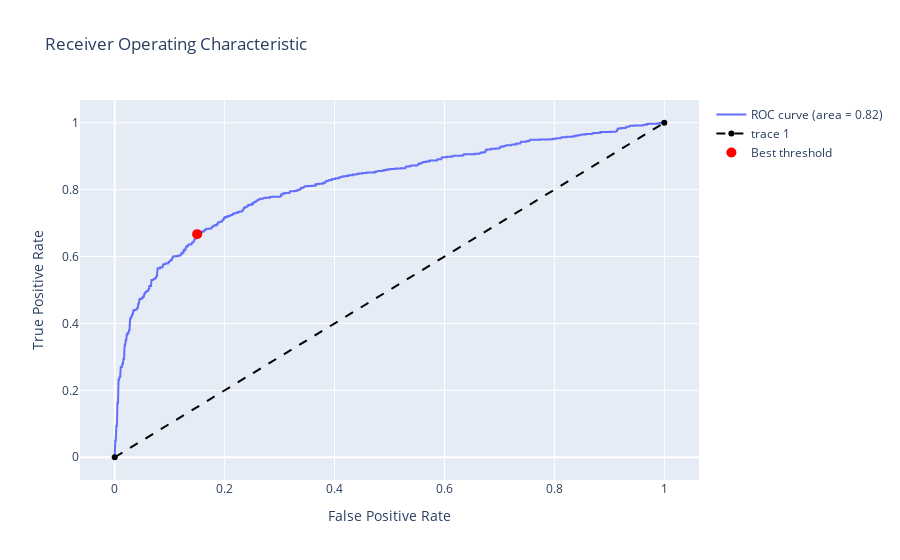

Source (notebook cell):
### Code cell
import numpy as np
from sklearn.metrics import roc_curve, auc
import plotly.graph_objects as go

# val_labels and val_scores_all need to be predefined with your validation data
#get all labels and scores
fpr, tpr, thresholds = roc_curve(df['ground_truth'], df['mean'])
roc_auc = auc(fpr, tpr)

# Plot ROC curve
fig = go.Figure()
fig.add_trace(go.Scatter(x=fpr, y=tpr, mode='lines', name='ROC curve (area = %0.2f)' % roc_auc))
fig.add_trace(go.Scatter(x=[0, 1], y=[0, 1], line=dict(color='black', dash='dash')))

fig.update_layout(
    title='Receiver Operating Characteristic',
    xaxis=dict(title='False Positive Rate'),
    yaxis=dict(title='True Positive Rate'),
    showlegend=True
)

# Compute the best threshold
best_threshold = thresholds[np.argmax(tpr - fpr)]
print(f'Best threshold: {best_threshold}')

# Find the corresponding FPR and TPR for the best threshold
best_fpr = fpr[np.argmax(tpr - fpr)]
best_tpr = tpr[np.argmax(tpr - fpr)]

# Show the best threshold as a red marker on the ROC curve
fig.add_trace(go.Scatter(x=[best_fpr], y=[best_tpr], mode='markers', name='Best threshold', marker=dict(color='red', size=10)))

fig.show()

### Figure 1 — Plotly figure (JSON) as saved in the notebook; plotly's stock layout.template omitted (floating-point values rounded to 4 significant figures; data arrays with more than 128 entries replaced by an {"elided": "..."} marker saying what was removed)
{"data": [{"mode": "lines", "name": "ROC curve (area = 0.82)", "type": "scatter", "x": {"elided": "662 float values"}, "y": {"elided": "662 float values"}}, {"line": {"color": "black", "dash": "dash"}, "type": "scatter", "x": [0, 1], "y": [0, 1]}, {"marker": {"color": "red", "size": 10}, "mode": "markers", "name": "Best threshold", "type": "scatter", "x": [0.15], "y": [0.667]}], "layout": {"showlegend": true, "title": {"text": "Receiver Operating Characteristic"}, "xaxis": {"title": {"text": "False Positive Rate"}}, "yaxis": {"title": {"text": "True Positive Rate"}}}}
